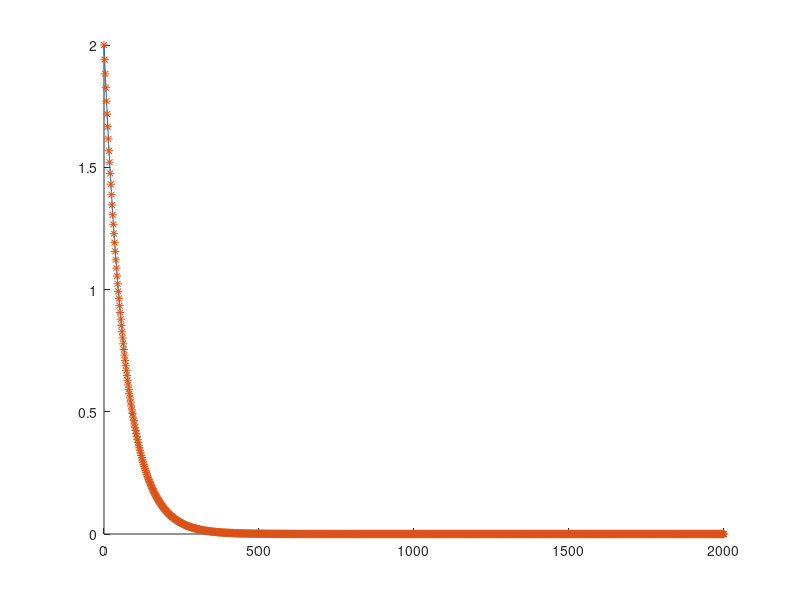

This figure's MATLAB source:
% names and such
clear variable;clc;close all

m=100
c=1.5
v0=2.0

dt=2
tstop=1000
t=0:dt:tstop

v_analytical=v0*exp(-c/m*t)

tnum=t(1)
vnum(1)=v0
for i=1:1000
    % i
    % v(i)
    % v(i)+-c/m*v(i)*dt
    vnum(i+1)=vnum(i)+-c/m*vnum(i)*dt;
    tnum(i+1)=tnum(i)+dt;
end


figure(1);hold on
plot(t,v_analytical)
plot(tnum,vnum,'*')


